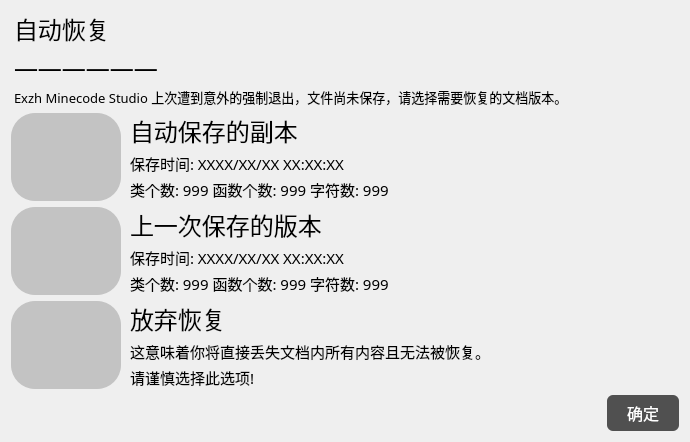
<?xml version="1.0" encoding="UTF-8"?>
<ui version="4.0">
 <class>Dialog</class>
 <widget class="QDialog" name="Dialog">
  <property name="geometry">
   <rect>
    <x>0</x>
    <y>0</y>
    <width>690</width>
    <height>400</height>
   </rect>
  </property>
  <property name="windowTitle">
   <string>Dialog</string>
  </property>
  <property name="windowIcon">
   <iconset resource="Resources.qrc">
    <normaloff>:/TitleIcon/src/replacefile_48px.png</normaloff>:/TitleIcon/src/replacefile_48px.png</iconset>
  </property>
  <layout class="QVBoxLayout" name="verticalLayout">
   <item>
    <layout class="QHBoxLayout" name="horizontalLayout_4">
     <item>
      <widget class="QLabel" name="label">
       <property name="font">
        <font>
         <family>方正黑体简体</family>
         <pointsize>10</pointsize>
        </font>
       </property>
       <property name="text">
        <string>&lt;html&gt;&lt;head/&gt;&lt;body&gt;&lt;p style='margin: 3px'&gt;&lt;span style=&quot; font-size:18pt;&quot;&gt;自动恢复&lt;/span&gt;&lt;/p&gt;&lt;p style='margin: 3px'&gt;&lt;span style=&quot; font-size:18pt;&quot;&gt;——————&lt;/span&gt;&lt;/p&gt;&lt;p style='margin: 3px'&gt;Exzh Minecode Studio 上次遭到意外的强制退出，文件尚未保存，请选择需要恢复的文档版本。&lt;/p&gt;&lt;/body&gt;&lt;/html&gt;</string>
       </property>
      </widget>
     </item>
    </layout>
   </item>
   <item>
    <layout class="QHBoxLayout" name="horizontalLayout">
     <item>
      <widget class="QPushButton" name="pushButton">
       <property name="sizePolicy">
        <sizepolicy hsizetype="Minimum" vsizetype="Minimum">
         <horstretch>0</horstretch>
         <verstretch>0</verstretch>
        </sizepolicy>
       </property>
       <property name="minimumSize">
        <size>
         <width>110</width>
         <height>80</height>
        </size>
       </property>
       <property name="font">
        <font>
         <family>方正黑体简体</family>
        </font>
       </property>
       <property name="styleSheet">
        <string notr="true">QPushButton{
background: rgb(195, 195, 195);
color: rgb(255, 255, 255);
border-radius: 24px;
padding: 6px 20px 6px 20px;
}

QPushButton:hover{
background: rgb(215, 215, 215);
}</string>
       </property>
       <property name="text">
        <string/>
       </property>
       <property name="icon">
        <iconset resource="Resources.qrc">
         <normaloff>:/Others/src/Files_16px.png</normaloff>:/Others/src/Files_16px.png</iconset>
       </property>
       <property name="iconSize">
        <size>
         <width>48</width>
         <height>48</height>
        </size>
       </property>
       <property name="checkable">
        <bool>true</bool>
       </property>
       <property name="checked">
        <bool>false</bool>
       </property>
      </widget>
     </item>
     <item>
      <widget class="QLabel" name="label_2">
       <property name="font">
        <font>
         <family>方正黑体简体</family>
         <pointsize>10</pointsize>
        </font>
       </property>
       <property name="styleSheet">
        <string notr="true"/>
       </property>
       <property name="text">
        <string>&lt;html&gt;&lt;head/&gt;&lt;body&gt;&lt;p style='margin: 3px'&gt;&lt;span style=&quot; font-size:18pt;&quot;&gt;自动保存的副本&lt;/span&gt;&lt;/p&gt;&lt;p style='margin: 3px'&gt;&lt;span style=&quot; font-size:11pt;&quot;&gt;保存时间: XXXX/XX/XX XX:XX:XX&lt;/span&gt;&lt;/p&gt;&lt;p style='margin: 3px'&gt;&lt;span style=&quot; font-size:11pt;&quot;&gt;类个数: 999 函数个数: 999 字符数: 999&lt;/span&gt;&lt;/p&gt;&lt;/body&gt;&lt;/html&gt;</string>
       </property>
      </widget>
     </item>
     <item>
      <spacer name="horizontalSpacer">
       <property name="orientation">
        <enum>Qt::Horizontal</enum>
       </property>
       <property name="sizeHint" stdset="0">
        <size>
         <width>40</width>
         <height>20</height>
        </size>
       </property>
      </spacer>
     </item>
    </layout>
   </item>
   <item>
    <layout class="QHBoxLayout" name="horizontalLayout_2">
     <item>
      <widget class="QPushButton" name="pushButton_2">
       <property name="sizePolicy">
        <sizepolicy hsizetype="Minimum" vsizetype="Minimum">
         <horstretch>0</horstretch>
         <verstretch>0</verstretch>
        </sizepolicy>
       </property>
       <property name="minimumSize">
        <size>
         <width>110</width>
         <height>80</height>
        </size>
       </property>
       <property name="font">
        <font>
         <family>方正黑体简体</family>
        </font>
       </property>
       <property name="styleSheet">
        <string notr="true">QPushButton{
background: rgb(195, 195, 195);
color: rgb(255, 255, 255);
border-radius: 24px;
padding: 6px 20px 6px 20px;
}

QPushButton:hover{
background: rgb(215, 215, 215);
}</string>
       </property>
       <property name="text">
        <string/>
       </property>
       <property name="icon">
        <iconset resource="Resources.qrc">
         <normaloff>:/Others/src/Save.png</normaloff>:/Others/src/Save.png</iconset>
       </property>
       <property name="iconSize">
        <size>
         <width>48</width>
         <height>48</height>
        </size>
       </property>
       <property name="checkable">
        <bool>true</bool>
       </property>
       <property name="checked">
        <bool>false</bool>
       </property>
      </widget>
     </item>
     <item>
      <widget class="QLabel" name="label_3">
       <property name="font">
        <font>
         <family>方正黑体简体</family>
         <pointsize>10</pointsize>
        </font>
       </property>
       <property name="styleSheet">
        <string notr="true"/>
       </property>
       <property name="text">
        <string>&lt;html&gt;&lt;head/&gt;&lt;body&gt;&lt;p style='margin: 3px'&gt;&lt;span style=&quot; font-size:18pt;&quot;&gt;上一次保存的版本&lt;/span&gt;&lt;/p&gt;&lt;p style='margin: 3px'&gt;&lt;span style=&quot; font-size:11pt;&quot;&gt;保存时间: XXXX/XX/XX XX:XX:XX&lt;/span&gt;&lt;/p&gt;&lt;p style='margin: 3px'&gt;&lt;span style=&quot; font-size:11pt;&quot;&gt;类个数: 999 函数个数: 999 字符数: 999&lt;/span&gt;&lt;/p&gt;&lt;/body&gt;&lt;/html&gt;</string>
       </property>
      </widget>
     </item>
     <item>
      <spacer name="horizontalSpacer_2">
       <property name="orientation">
        <enum>Qt::Horizontal</enum>
       </property>
       <property name="sizeHint" stdset="0">
        <size>
         <width>40</width>
         <height>20</height>
        </size>
       </property>
      </spacer>
     </item>
    </layout>
   </item>
   <item>
    <layout class="QHBoxLayout" name="horizontalLayout_3">
     <item>
      <widget class="QPushButton" name="pushButton_3">
       <property name="sizePolicy">
        <sizepolicy hsizetype="Minimum" vsizetype="Minimum">
         <horstretch>0</horstretch>
         <verstretch>0</verstretch>
        </sizepolicy>
       </property>
       <property name="minimumSize">
        <size>
         <width>110</width>
         <height>80</height>
        </size>
       </property>
       <property name="font">
        <font>
         <family>方正黑体简体</family>
        </font>
       </property>
       <property name="styleSheet">
        <string notr="true">QPushButton{
background: rgb(195, 195, 195);
color: rgb(255, 255, 255);
border-radius: 24px;
padding: 6px 20px 6px 20px;
}

QPushButton:hover{
background: rgb(215, 215, 215);
}</string>
       </property>
       <property name="text">
        <string/>
       </property>
       <property name="icon">
        <iconset resource="Resources.qrc">
         <normaloff>:/Others/src/cancel_48px.png</normaloff>:/Others/src/cancel_48px.png</iconset>
       </property>
       <property name="iconSize">
        <size>
         <width>48</width>
         <height>48</height>
        </size>
       </property>
       <property name="checkable">
        <bool>true</bool>
       </property>
       <property name="checked">
        <bool>false</bool>
       </property>
      </widget>
     </item>
     <item>
      <widget class="QLabel" name="label_4">
       <property name="font">
        <font>
         <family>方正黑体简体</family>
         <pointsize>10</pointsize>
        </font>
       </property>
       <property name="styleSheet">
        <string notr="true"/>
       </property>
       <property name="text">
        <string>&lt;html&gt;&lt;head/&gt;&lt;body&gt;&lt;p style='margin: 3px'&gt;&lt;span style=&quot; font-size:18pt;&quot;&gt;放弃恢复&lt;/span&gt;&lt;/p&gt;&lt;p style='margin: 3px'&gt;&lt;span style=&quot; font-size:11pt;&quot;&gt;这意味着你将直接丢失文档内所有内容且无法被恢复。&lt;/span&gt;&lt;/p&gt;&lt;span style=&quot; font-size:11pt;&quot;&gt;&lt;p style='margin: 3px'&gt;请谨慎选择此选项!&lt;/p&gt;&lt;/span&gt;&lt;/body&gt;&lt;/html&gt;</string>
       </property>
      </widget>
     </item>
     <item>
      <spacer name="horizontalSpacer_3">
       <property name="orientation">
        <enum>Qt::Horizontal</enum>
       </property>
       <property name="sizeHint" stdset="0">
        <size>
         <width>40</width>
         <height>20</height>
        </size>
       </property>
      </spacer>
     </item>
    </layout>
   </item>
   <item>
    <layout class="QHBoxLayout" name="horizontalLayout_5">
     <item>
      <spacer name="horizontalSpacer_4">
       <property name="orientation">
        <enum>Qt::Horizontal</enum>
       </property>
       <property name="sizeHint" stdset="0">
        <size>
         <width>40</width>
         <height>20</height>
        </size>
       </property>
      </spacer>
     </item>
     <item>
      <widget class="QPushButton" name="pushButton_4">
       <property name="font">
        <font>
         <family>方正黑体简体</family>
         <pointsize>12</pointsize>
        </font>
       </property>
       <property name="styleSheet">
        <string notr="true">QPushButton{
background: rgb(80, 80, 80);
color: rgb(255, 255, 255);
border-radius: 6px;
padding: 6px 20px 6px 20px;
}

QPushButton:hover{
background: rgb(100, 100, 100);
}</string>
       </property>
       <property name="text">
        <string>确定</string>
       </property>
      </widget>
     </item>
    </layout>
   </item>
  </layout>
 </widget>
 <resources>
  <include location="Resources.qrc"/>
 </resources>
 <connections/>
</ui>
